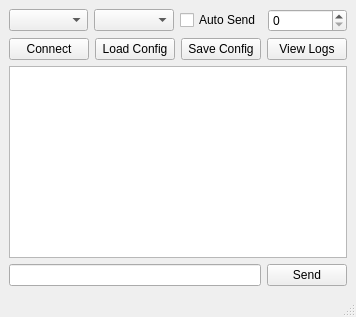
<?xml version="1.0" encoding="UTF-8"?>
<ui version="4.0">
 <class>MainWindow</class>
 <widget class="QMainWindow" name="MainWindow">
  <property name="windowTitle"><string>CuteCom Serial Clone</string></property>
  <widget class="QWidget" name="centralwidget">
   <layout class="QVBoxLayout" name="mainLayout">
    <item><layout class="QHBoxLayout">
      <item><widget class="QComboBox" name="portComboBox"/></item>
      <item><widget class="QComboBox" name="baudRateBox"/></item>
      <item><widget class="QCheckBox" name="autoSendCheck"><property name="text"><string>Auto Send</string></property></widget></item>
      <item><widget class="QSpinBox" name="intervalSpin"/></item>
    </layout></item>
    <item><layout class="QHBoxLayout">
      <item><widget class="QPushButton" name="connectButton"><property name="text"><string>Connect</string></property></widget></item>
      <item><widget class="QPushButton" name="loadConfigButton"><property name="text"><string>Load Config</string></property></widget></item>
      <item><widget class="QPushButton" name="saveConfigButton"><property name="text"><string>Save Config</string></property></widget></item>
      <item><widget class="QPushButton" name="viewLogButton"><property name="text"><string>View Logs</string></property></widget></item>
    </layout></item>
    <item><widget class="QTextEdit" name="terminalText"/></item>
    <item><layout class="QHBoxLayout">
      <item><widget class="QLineEdit" name="sendEdit"/></item>
      <item><widget class="QPushButton" name="sendButton"><property name="text"><string>Send</string></property></widget></item>
    </layout></item>
   </layout>
  </widget>
  <widget class="QStatusBar" name="statusbar"/>
 </widget>
 <resources/>
 <connections/>
</ui>
